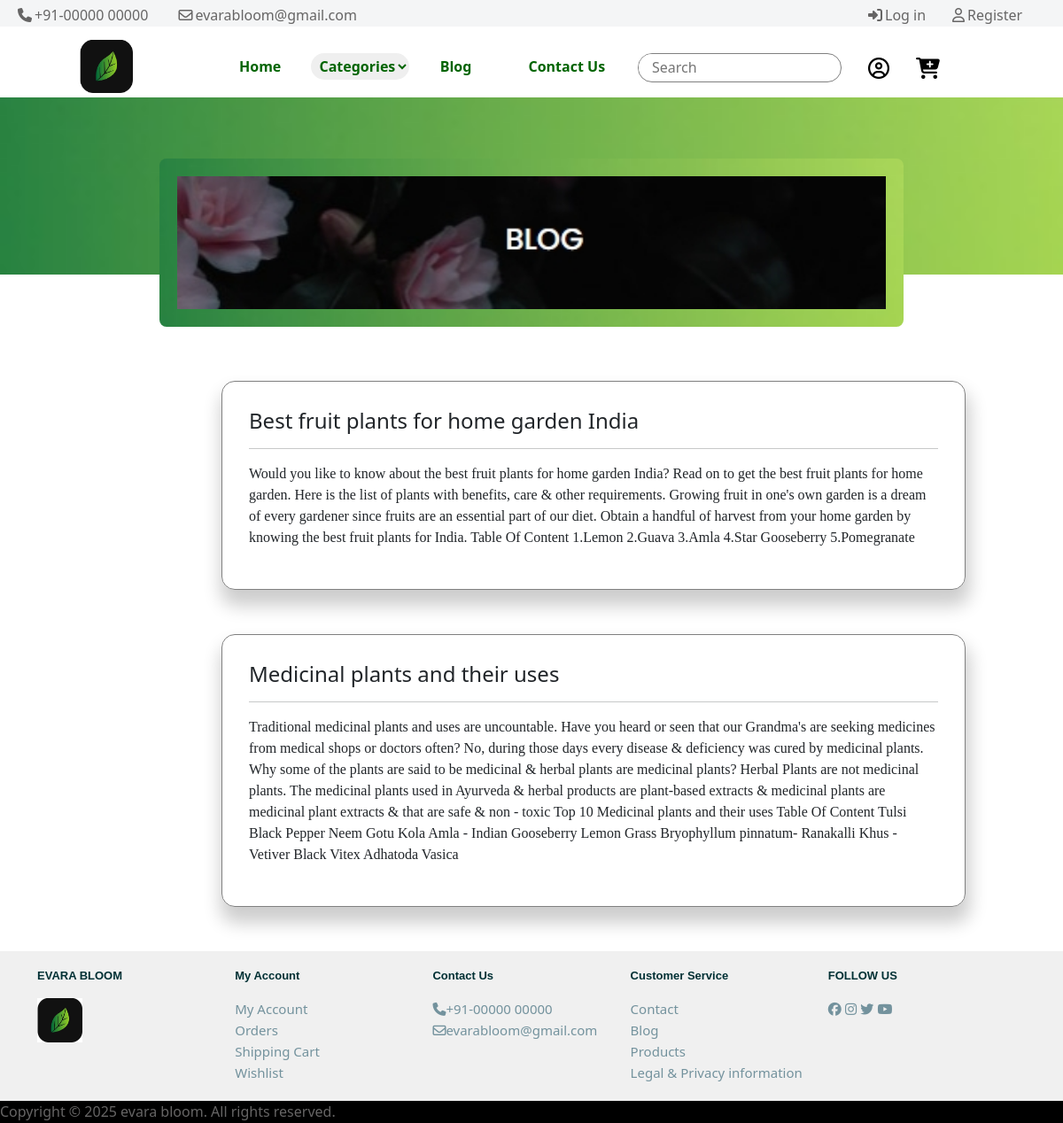
Page /blog on the committed database.
### home/models.py (models this page shows, shortened)
class Blog(models.Model):
    title = models.CharField(max_length=100)
    details = models.CharField(max_length=2000)

### home/views.py (the view)
# urls.py: path('blog',blogfn),
def blogfn(request):
    bl=Blog.objects.all()
    return render (request, 'blog.html',{'xyz':bl})

### home/templates/blog.html (shortened to what this page needs)
{% extends 'base.html' %}
{% load static %}
{% block css %}
<link rel="stylesheet" href="{% static 'css/blog.css' %}">
<link rel="stylesheet" href="https://cdnjs.cloudflare.com/ajax/libs/font-awesome/6.7.2/css/all.min.css" />
<link href="https://cdn.jsdelivr.net/npm/bootstrap@5.3.3/dist/css/bootstrap.min.css" rel="stylesheet">
{% endblock %}
{% block content %}
<section class="hero">
    <div class="company-info">
        <img src="{% static 'images/blogs.jpeg' %}" alt="Logo">
    </div>
</section>
<br><br><br><br><br>
    {% for i  in xyz %}
    <div class="content">
        <h4 class="cardcattitle">{{i.title}}</h4>
        <hr>
        <p>{{i.details}}</p>
    </div>
    {% endfor %}
{% endblock %}

### home/static/css/base.css (style rules this page uses)
* { margin: 0; padding: 0; }
body { width: 100%; box-sizing: border-box; }
::placeholder { text-align:justify; padding-left: 10px; }

### home/static/css/blog.css (style rules this page uses)
* { margin: 0; padding: 0; }
body { width: 100%; box-sizing: border-box; }
.hero { position: relative; text-align: center; }
.hero img { width: 100%; height: 200px; object-fit: cover; }
.company-info { position: absolute; top: 82%; left: 50%; transform: translate(-50%, -50%); text-align: center; background-image: url('/static/images/background.jpeg'); background-repeat: no-repeat; background-size: cover; color: white; padding: 20px; border-radius: 8px; }
.company-info img { height: 150px; width: 800px; }
.content { border: .5px solid gray; width: 840px; margin-left: 250px; padding: 30px; margin-bottom: 50px; box-shadow: 2px 15px 20px 3px rgba(0, 0, 0, 0.2); box-sizing: border-box; border-radius: 15px; }
.content p { font-family: Georgia, 'Times New Roman', Times, serif; }

### rows in the picture
Blog: title "Best fruit plants for home garden India", details "Would you like to know about the best fruit plants for home garden India? Read on to get the best fruit plants for home garden. Here is the list of plants with benefits, care & other requirements. Growing fruit in one's own garden is a dream of every gardener since fruits are an essential part of our diet. Obtain a handful of harvest from your home garden by knowing the best fruit plants for India. Table Of Content 1.Lemon 2.Guava 3.Amla 4.Star Gooseberry 5.Pomegranate"
Blog: title "Medicinal plants and their uses", details "Traditional medicinal plants and uses are uncountable. Have you heard or seen that our Grandma's are seeking medicines from medical shops or doctors often? No, during those days every disease & deficiency was cured by medicinal plants. Why some of the plants are said to be medicinal & herbal plants are medicinal plants? Herbal Plants are not medicinal plants. The medicinal plants used in Ayurveda & herbal products are plant-based extracts & medicinal plants are medicinal plant extracts & that are safe & non - toxic Top 10 Medicinal plants and their uses Table Of Content Tulsi Black Pepper Neem Gotu Kola Amla - Indian Gooseberry Lemon Grass Bryophyllum pinnatum- Ranakalli Khus - Vetiver…"
